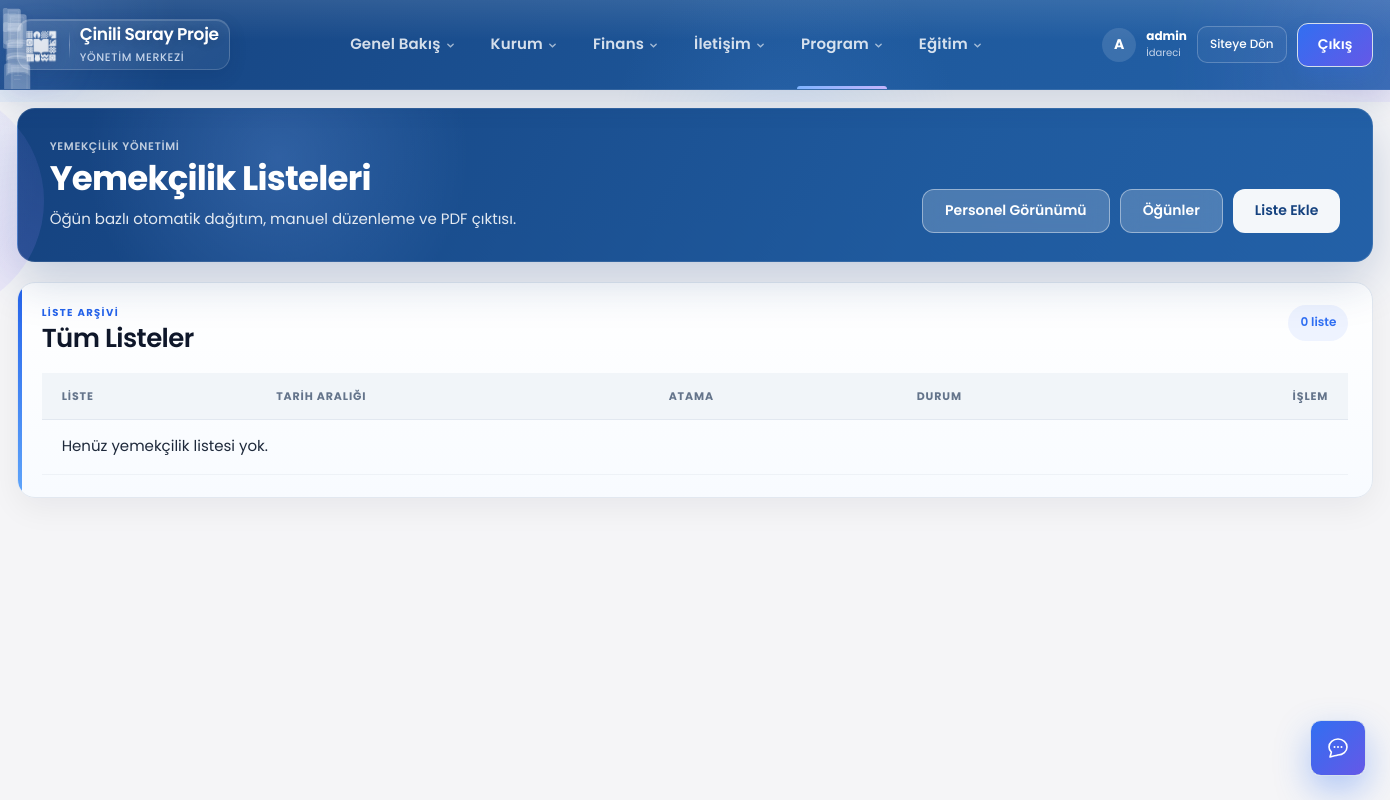
Page /yonetim/yemekcilik/ (signed in) on the earlier database version.
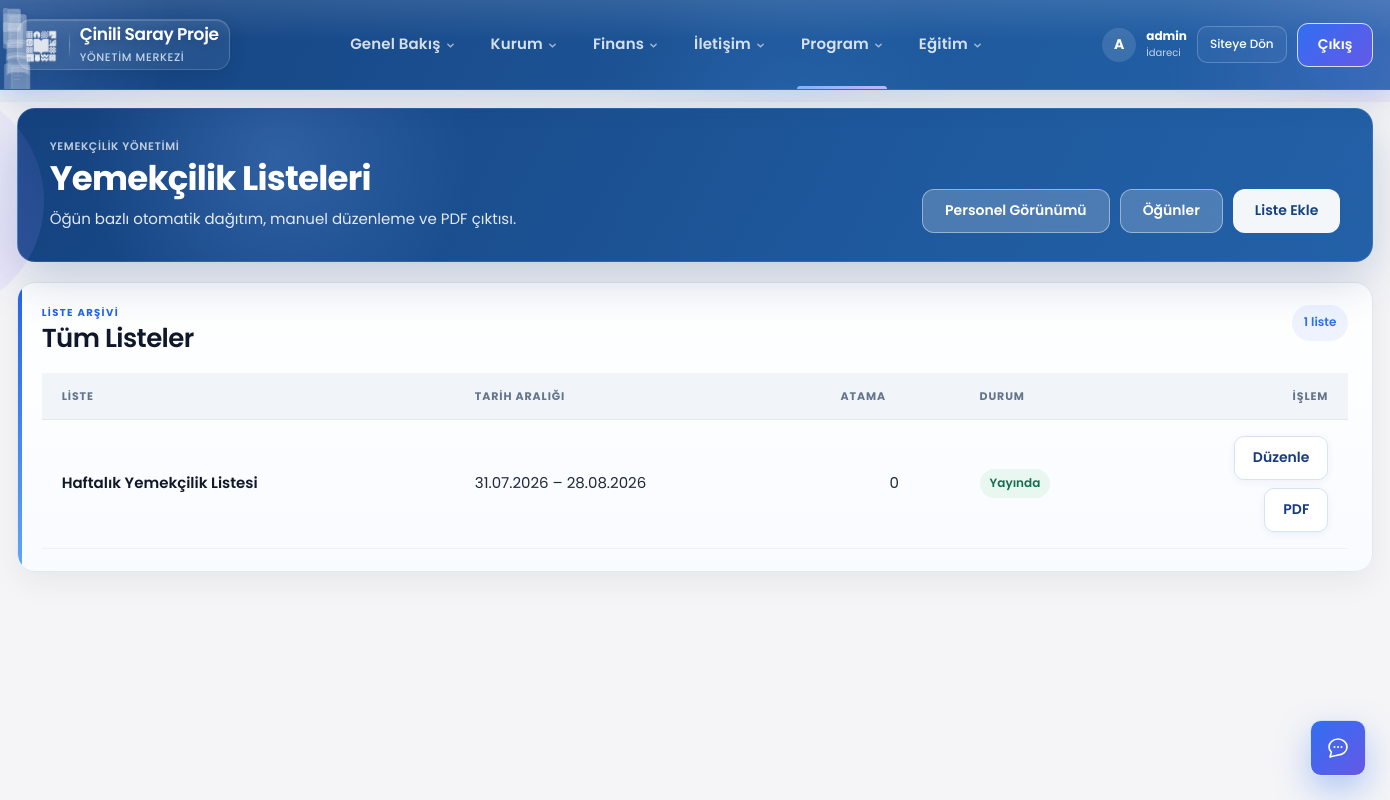
Same page on the later database version.
### takip/models.py (models this page shows, shortened)
class YemekciListesi(models.Model):
    ad = models.CharField(
        max_length=200,
        verbose_name="Liste adı",
    )
    baslangic_tarihi = models.DateField(
        verbose_name="Başlangıç tarihi",
    )
    bitis_tarihi = models.DateField(
        verbose_name="Bitiş tarihi",
    )
    cumartesi_dahil = models.BooleanField(
        default=True,
        verbose_name="Cumartesi dahil",
    )
    pazar_dahil = models.BooleanField(
        default=False,
        verbose_name="Pazar dahil",
    )
    haric_tarihler = models.JSONField(
        default=list,
        blank=True,
        verbose_name="Hariç tutulan günler",
        help_text="ISO formatında tarih listesi (YYYY-MM-DD).",
    )
    ogunler = models.ManyToManyField(
        YemekOgun,
        blank=True,
        related_name="yemekci_listeleri",
        verbose_name="Öğünler",
        help_text="Boş bırakılırsa tüm aktif öğünler kullanılır.",
    )
    talebe_havuzu = models.ManyToManyField(
        Talebe,
        blank=True,
        related_name="yemekci_listeleri",
        verbose_name="Talebe havuzu",
        help_text="Boş bırakılırsa tüm aktif talebeler kullanılır.",
    )
    aktif = models.BooleanField(
        default=True,
        verbose_name="Aktif",
    )
    olusturan = models.ForeignKey(
        User,
        on_delete=models.SET_NULL,
        null=True,
        blank=True,
        related_name="olusturdugu_yemekci_listeleri",
        verbose_name="Oluşturan",
    )
    olusturulma = models.DateTimeField(auto_now_add=True)
    guncellenme = models.DateTimeField(auto_now=True)
    class Meta:
        verbose_name = "Yemekçilik listesi"
        verbose_name_plural = "Yemekçilik listeleri"
        ordering = ["-baslangic_tarihi", "ad"]
    @property
    def tarih_araligi_goster(self) -> str:
        return (
            f"{self.baslangic_tarihi.strftime('%d.%m.%Y')}"
            f" – {self.bitis_tarihi.strftime('%d.%m.%Y')}"
        )
    @property
    def yayinda_mi(self) -> bool:
        if not self.aktif:
            return False
        bugun = timezone.localdate()
        return self.baslangic_tarihi <= bugun <= self.bitis_tarihi

### takip/yonetim_views.py (the view)
@yonetici_gerekli
def yemekci_listesi(request):
    listeler = (
        YemekciListesi.objects.prefetch_related("atamalar")
        .annotate(gun_sayisi=Count("atamalar"))
        .order_by("-baslangic_tarihi", "ad")
    )
    return render(
        request,
        "yonetim/yemekci_listesi.html",
        {
            "listeler": listeler,
            "bugun_atamalar": bugunun_yemek_atamalari(),
        },
    )

### takip/asistan_service.py (called while the page is built)
def asistan_kullanilabilir(user: User) -> bool:
    if not getattr(settings, "AI_ASSISTANT_ENABLED", True):
        return False
    if not user.is_authenticated:
        return False
    if kullanici_veli_mi(user) or kullanici_talebe_mi(user) or ogretmen_paneli_kullanicisi_mi(user):
        return False
    return can(user, "asistan", "view") or user.is_superuser

### takip/ogretmen_service.py (called while the page is built, shortened)
def ogretmen_hocasi_for_user(user: User) -> EtutHocasi | None:
    if not user.is_authenticated:
        return None
    hoca = etut_hocasi_for_user(user)
    if hoca and hoca.aktif:
        return hoca

def kullanici_ogretmen_mi(user: User) -> bool:
    return ogretmen_hocasi_for_user(user) is not None

def ogretmen_paneli_kullanicisi_mi(user: User) -> bool:
    if not kullanici_ogretmen_mi(user):
        return False
    if user.is_superuser:
        return False
    try:
        profil = user.personel_profili
    except Exception:
        return True
    return not profil.aktif

### takip/panel_permissions.py (called while the page is built)
def kullanici_rolu(user: User) -> str | None:
    return kullanici_birincil_rol_slug(user)

def rol_etiketi(user: User) -> str:
    rol = kullanici_rolu(user)
    if not rol:
        return "Personel"
    return ROL_ETIKETLERI.get(rol, "Personel")

### templates/yonetim/yemekci_listesi.html (shortened to what this page needs)
{% extends "yonetim/base.html" %}
{% block content %}
<header class="page-head patterned-page-head yonetim-page-head">
    <div>
        <p class="kicker">YEMEKÇİLİK YÖNETİMİ</p>
        <h1>Yemekçilik Listeleri</h1>
        <p class="muted">Öğün bazlı otomatik dağıtım, manuel düzenleme ve PDF çıktısı.</p>
    </div>
    <div class="yonetim-page-head-actions">
        <a href="{% url 'yemekcilik_panel' %}" class="ghost-btn yonetim-head-ghost">Personel Görünümü</a>
        <a href="{% url 'yonetim:yemek_ogun_listesi' %}" class="ghost-btn">Öğünler</a>
        <a href="{% url 'yonetim:yemekci_ekle' %}" class="primary-btn">Liste Ekle</a>
    </div>
</header>
<section class="report-table-card yonetim-table-card">
    <div class="card-heading">
        <div>
            <p class="card-kicker">LİSTE ARŞİVİ</p>
            <h2>Tüm Listeler</h2>
        </div>
        <span class="report-record-count">{{ listeler|length }} liste</span>
    </div>
    <div class="responsive-table">
        <table class="report-data-table yonetim-data-table">
            <thead>
                <tr>
                    <th>Liste</th>
                    <th>Tarih Aralığı</th>
                    <th>Atama</th>
                    <th>Durum</th>
                    <th class="yonetim-action-col">İşlem</th>
                </tr>
            </thead>
            <tbody>
                {% for liste in listeler %}
                <tr>
                    <td><strong>{{ liste.ad }}</strong></td>
                    <td>{{ liste.tarih_araligi_goster }}</td>
                    <td class="num-col">{{ liste.gun_sayisi }}</td>
                    <td>
                        {% if liste.yayinda_mi %}
                            <span class="status-pill status-okunuyor">Yayında</span>
                        {% elif liste.aktif %}
                            <span class="status-pill status-yarim">Planlı / Arşiv</span>
                        {% else %}
                            <span class="status-pill status-iade">Pasif</span>
                        {% endif %}
                    </td>
                    <td class="yonetim-action-col">
                        <span class="yonetim-action-group">
                            <a href="{% url 'yonetim:yemekci_duzenle' liste.pk %}" class="yonetim-link">Düzenle</a>
                            <a href="{% url 'yonetim:yemekci_pdf' liste.pk %}" class="yonetim-link yonetim-action-btn-muted">PDF</a>
                        </span>
                    </td>
                </tr>
                {% empty %}
                <tr>
                    <td colspan="5" class="report-empty">Henüz yemekçilik listesi yok.</td>
                </tr>
                {% endfor %}
            </tbody>
        </table>
    </div>
</section>
{% endblock %}

Differences in the rows shown:
added YemekciListesi: ad "Haftalık Yemekçilik Listesi", tarih_araligi_goster "31.07.2026 – 28.08.2026", gun_sayisi "0", aktif "Yayında"
Other differences:
{{ listeler|length }}: "0" → "1"
text no longer shown: "Henüz yemekçilik listesi yok."
